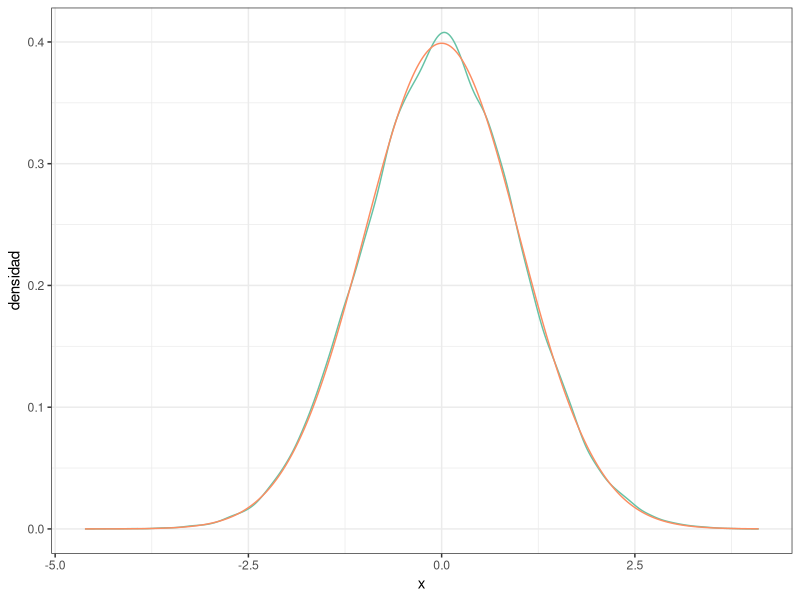
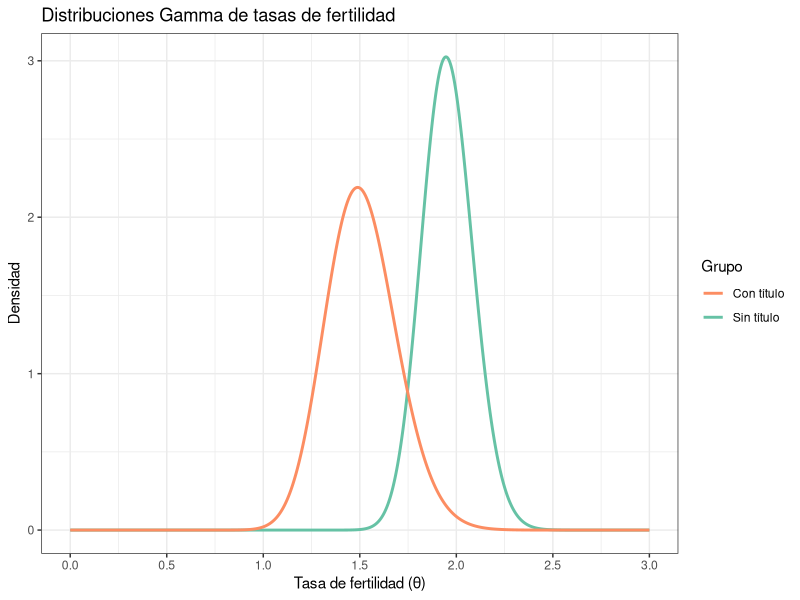

The R script that drew these images, in order:
## ---- chunk 1
#| message: false

# Paquetes:
library(tidyverse)
library(RColorBrewer)


# Configuración de la salida gráfica:

PALETA <- brewer.pal(8, "Set2") # Colores por defecto
color_defecto  <- PALETA[1]
options(ggplot2.discrete.colour = PALETA)

theme_set(theme_bw()) # Tema "neutro" para la representación gráfica

# Redondea los números reales "inline":
options(digits = 3L)                
options(knitr.digits.signif = FALSE)
## ---- chunk 2
# Tiempo en s para leer un texto estándar en una prueba de lectura de las 2
#   clases de 1º de ESO en un colegio:
clase_1 <- tibble(
  id     = 1:27,
  tiempo = c(
    242, 249, 278, 273, 227, 257, 276, 236, 214, 141, 200, 201, 
    228, 271, 160, 275, 156, 246, 293, 306, 263, 247, 224, 160, 277, 
    168, 250
  )
)

clase_2 <- tibble(
  id     = 1:24,
  tiempo = c(
    195, 176, 237, 258, 226, 254, 292, 212, 215, 298, 235, 244, 
    144, 227, 166, 194, 261, 187, 224, 233, 180, 167, 193, 282
  )
)
## ---- chunk 3
MU_PREVIA     <- 247
SIGMA2_PREVIA <-  34^2
## ---- chunk 4
options(digits = 6)  # Muestra 6 dígitos en total
options(knitr.digits.signif = TRUE)  # Usa dígitos significativos
## ---- chunk 5
n1 <- nrow(clase_1)
ybar1 <- mean(clase_1$tiempo)
sigma2_y1 <- var(clase_1$tiempo)

# Cálculo de μ_post y σ²_post para Clase 1
mu_post1 <- (sigma2_y1 * MU_PREVIA + n1 * SIGMA2_PREVIA * ybar1) / 
            (sigma2_y1 + n1 * SIGMA2_PREVIA)
sigma2_post1 <- (sigma2_y1 * SIGMA2_PREVIA) / 
                (sigma2_y1 + n1 * SIGMA2_PREVIA)

# Resultados redondeados a 2 decimales
round(mu_post1, 2)     
round(sigma2_post1, 2)  
## ---- chunk 6
n2 <- nrow(clase_2)
ybar2 <- mean(clase_2$tiempo)
sigma2_y2 <- var(clase_2$tiempo)

# Cálculo de μ_post y σ²_post para Clase 2
mu_post2 <- (sigma2_y2 * MU_PREVIA + n2 * SIGMA2_PREVIA * ybar2) / 
            (sigma2_y2 + n2 * SIGMA2_PREVIA)
sigma2_post2 <- (sigma2_y2 * SIGMA2_PREVIA) / 
                (sigma2_y2 + n2 * SIGMA2_PREVIA)

# Resultados redondeados a 2 decimales
round(mu_post2, 2)      
round(sigma2_post2, 2)  
## ---- chunk 7
set.seed(20250318)
## ---- chunk 8
# Configuración inicial (semilla para reproducibilidad)
set.seed(20250318)

# Número de muestras de Monte Carlo
N <- 500

# Simulación para Clase 1
muestras_clase1 <- rnorm(N, mean = mu_post1, sd = sqrt(sigma2_post1))

# Simulación para Clase 2
muestras_clase2 <- rnorm(N, mean = mu_post2, sd = sqrt(sigma2_post2))

# Mostrar las primeras 5 muestras de cada clase
head_muestras <- tibble(
  Clase1 = head(muestras_clase1, 5),
  Clase2 = head(muestras_clase2, 5)
)

knitr::kable(
  head_muestras,
  col.names = c("Muestras Clase 1", "Muestras Clase 2"),
  caption = "Primeras 5 muestras de Monte Carlo para cada clase",
  digits = 2
)
## ---- chunk 9
# Estimación Monte Carlo (medias y varianzas)
est_mc_clase1 <- c(
  mean_mc1 = mean(muestras_clase1),
  var_mc1  = var(muestras_clase1)
)

est_mc_clase2 <- c(
  mean_mc2 = mean(muestras_clase2),
  var_mc2  = var(muestras_clase2)
)

# Resultados analíticos (de la Pregunta 1)
est_analitico <- tibble(
  Clase = c("Clase 1", "Clase 2"),
  Media_analitica = c(mu_post1, mu_post2),
  Varianza_analitica = c(sigma2_post1, sigma2_post2),
  Media_MC = c(est_mc_clase1["mean_mc1"], est_mc_clase2["mean_mc2"]),
  Varianza_MC = c(est_mc_clase1["var_mc1"], est_mc_clase2["var_mc2"])
)

# Mostrar comparación
knitr::kable(
  est_analitico,
  col.names = c("Clase", "Media (Analítica)", "Varianza (Analítica)", 
                "Media (MC)", "Varianza (MC)"),
  digits = 2,
  caption = "Comparación entre métodos analítico y Monte Carlo"
)
## ---- chunk 10
# Error estándar de Monte Carlo (SEM) para cada clase
sem_clase1 <- sd(muestras_clase1) / sqrt(N)
sem_clase2 <- sd(muestras_clase2) / sqrt(N)

# Intervalos de confianza al 95% (t-Student, varianzas desconocidas)
ic_clase1 <- mean(muestras_clase1) + qt(c(0.025, 0.975), df = N-1) * sem_clase1
ic_clase2 <- mean(muestras_clase2) + qt(c(0.025, 0.975), df = N-1) * sem_clase2

# Amplitud de los intervalos
amplitud_clase1 <- diff(ic_clase1)
amplitud_clase2 <- diff(ic_clase2)

# Comprobación: ¿Contienen los IC los valores analíticos?
contiene_analitico1 <- (mu_post1 >= ic_clase1[1]) & (mu_post1 <= ic_clase1[2])
contiene_analitico2 <- (mu_post2 >= ic_clase2[1]) & (mu_post2 <= ic_clase2[2])

# Resultados en tabla
resultados_ic <- tibble(
  Clase = c("Clase 1", "Clase 2"),
  Media_MC = c(mean(muestras_clase1), mean(muestras_clase2)),
  SEM = c(sem_clase1, sem_clase2),
  IC_inferior = c(ic_clase1[1], ic_clase2[1]),
  IC_superior = c(ic_clase1[2], ic_clase2[2]),
  Amplitud = c(amplitud_clase1, amplitud_clase2),
  Contiene_Analitico = c(contiene_analitico1, contiene_analitico2)
)

knitr::kable(
  resultados_ic,
  col.names = c("Clase", "Media MC", "SEM", "IC 95% inferior", "IC 95% superior", 
                "Amplitud IC", "¿Incluye valor analítico?"),
  digits = 4,
  caption = "Error estándar e intervalos de confianza de Monte Carlo"
)
## ---- chunk 11
# Varianzas de Monte Carlo de ambas clases (de la Pregunta 3)
sigma_mc1 <- sd(muestras_clase1)
sigma_mc2 <- sd(muestras_clase2)

# Usamos la mayor desviación estándar para ser conservadores
sigma_max <- max(sigma_mc1, sigma_mc2)

# Tamaño muestral necesario para SEM = 0.005
N_requerido <- ceiling((sigma_max / 0.005)^2)  # Redondeo hacia arriba

cat("Tamaño muestral requerido (N):", N_requerido, "\n")

# Nueva simulación con N_requerido (semilla para reproducibilidad)
set.seed(20250318)
nuevas_muestras1 <- rnorm(N_requerido, mean = mu_post1, sd = sqrt(sigma2_post1))
nuevas_muestras2 <- rnorm(N_requerido, mean = mu_post2, sd = sqrt(sigma2_post2))

# SEM para las nuevas muestras
nuevo_sem1 <- sd(nuevas_muestras1) / sqrt(N_requerido)
nuevo_sem2 <- sd(nuevas_muestras2) / sqrt(N_requerido)

cat("SEM Clase 1 con N =", N_requerido, ":", round(nuevo_sem1, 5), "\n")
cat("SEM Clase 2 con N =", N_requerido, ":", round(nuevo_sem2, 5), "\n")
## ---- chunk 12
# Intervalos de credibilidad Monte Carlo (percentiles 0.5% y 99.5%)
ic99_mc1 <- quantile(nuevas_muestras1, probs = c(0.005, 0.995))
ic99_mc2 <- quantile(nuevas_muestras2, probs = c(0.005, 0.995))

# Intervalos analíticos (qnorm)
ic99_analitico1 <- qnorm(c(0.005, 0.995), mean = mu_post1, sd = sqrt(sigma2_post1))
ic99_analitico2 <- qnorm(c(0.005, 0.995), mean = mu_post2, sd = sqrt(sigma2_post2))

# Tabla comparativa
resultados_ic99 <- tibble(
  Método = rep(c("Monte Carlo", "Analítico"), each = 2),
  Clase = rep(c("Clase 1", "Clase 2"), times = 2),
  IC_inferior = c(ic99_mc1[1], ic99_mc2[1], ic99_analitico1[1], ic99_analitico2[1]),
  IC_superior = c(ic99_mc1[2], ic99_mc2[2], ic99_analitico1[2], ic99_analitico2[2])
)

knitr::kable(
  resultados_ic99,
  col.names = c("Método", "Clase", "Límite inferior (0.5%)", "Límite superior (99.5%)"),
  digits = 2,
  caption = "Intervalos de credibilidad al 99%"
)

# Cuartiles Monte Carlo
cuartiles_mc1 <- quantile(nuevas_muestras1, probs = c(0.25, 0.5, 0.75))
cuartiles_mc2 <- quantile(nuevas_muestras2, probs = c(0.25, 0.5, 0.75))

# Cuartiles analíticos
cuartiles_analitico1 <- qnorm(c(0.25, 0.5, 0.75), mean = mu_post1, sd = sqrt(sigma2_post1))
cuartiles_analitico2 <- qnorm(c(0.25, 0.5, 0.75), mean = mu_post2, sd = sqrt(sigma2_post2))

# Tabla comparativa
resultados_cuartiles <- tibble(
  Método = rep(c("Monte Carlo", "Analítico"), each = 6),
  Clase = rep(rep(c("Clase 1", "Clase 2"), each = 3), times = 2),
  Cuartil = rep(c("Q1 (25%)", "Q2 (50%)", "Q3 (75%)"), times = 4),
  Valor = c(cuartiles_mc1, cuartiles_mc2, cuartiles_analitico1, cuartiles_analitico2)
)

knitr::kable(
  pivot_wider(resultados_cuartiles, names_from = Cuartil, values_from = Valor),
  digits = 2,
  caption = "Comparación de cuartiles entre métodos"
)

# Probabilidades Monte Carlo
prob_mc1 <- mean(nuevas_muestras1 < MU_PREVIA)
prob_mc2 <- mean(nuevas_muestras2 < MU_PREVIA)

# Probabilidades analíticas (pnorm)
prob_analitico1 <- pnorm(MU_PREVIA, mean = mu_post1, sd = sqrt(sigma2_post1))
prob_analitico2 <- pnorm(MU_PREVIA, mean = mu_post2, sd = sqrt(sigma2_post2))

# Tabla comparativa
resultados_prob <- tibble(
  Clase = c("Clase 1", "Clase 2"),
  Monte_Carlo = c(prob_mc1, prob_mc2),
  Analítico = c(prob_analitico1, prob_analitico2),
  Diferencia = abs(c(prob_mc1 - prob_analitico1, prob_mc2 - prob_analitico2))
)

knitr::kable(
  resultados_prob,
  col.names = c("Clase", "Monte Carlo", "Analítico", "Diferencia"),
  digits = 5,
  caption = "Probabilidad P(μ < μ_pob)"
)
## ---- chunk 13
# Simulamos las diferencias (mu_mc2 - mu_mc1) con las muestras de alta precisión (Pregunta 5)
prob_mc <- mean(nuevas_muestras2 > nuevas_muestras1)

cat("Probabilidad Monte Carlo (μ₂ > μ₁):", round(prob_mc, 4), "\n")
## ---- chunk 14
# Parámetros de la diferencia
mu_diff <- mu_post2 - mu_post1
sigma_diff <- sqrt(sigma2_post1 + sigma2_post2)

# Probabilidad P(μ₂ > μ₁) = P(μ₂ - μ₁ > 0)
prob_analitica <- 1 - pnorm(0, mean = mu_diff, sd = sigma_diff)

cat("Probabilidad analítica (μ₂ > μ₁):", round(prob_analitica, 4), "\n"
    )
## ---- chunk 15
# Aleatorizamos las muestras de la Clase 1 (podría ser cualquiera)
muestras_clase1_aleatorizadas <- sample(nuevas_muestras1)  # ¡Sin reemplazo! 

# Recalculamos la probabilidad P(μ₂ > μ₁) con las muestras aleatorizadas
prob_aleatorizada <- mean(nuevas_muestras2 > muestras_clase1_aleatorizadas)

cat("Probabilidad original (μ₂ > μ₁):", round(mean(nuevas_muestras2 > nuevas_muestras1), 4), "\n")
cat("Probabilidad con Clase 1 aleatorizada:", round(prob_aleatorizada, 4), "\n")
## ---- chunk 16
N_MC <- 50000L # Tamaño muestral para la simulación de la distribuión.

muestras_norm <- rnorm(N_MC) # Simulamos las muestras de la distribución

densidad_norm <- density(muestras_norm) # `density()` aplica el "suavizado"

# Convertimos la densidad en un "tibble" para manejarla más fácilmente 
densidad_normal <- tibble(
  x        = densidad_norm$x, # `x` == variable aleatoria
  densidad = densidad_norm$y
)

# Podemos representar la densidad gráficamente, junto con la curva normal:
densidad_normal |>
  mutate(dens_analitica = dnorm(x)) |>
  ggplot(aes(x, densidad)) +
  geom_line(color = color_defecto) +
  geom_line(aes(y = dens_analitica), color = PALETA[2])

# Obtenemos el valor de la moda:
estimador_map <- densidad_normal |> slice(which.max(densidad))
densidad_max  <- estimador_map |> pull(densidad)
moda          <- estimador_map |> pull(x)
## ---- chunk 17
# Estimación MAP para Clase 1
densidad_clase1 <- density(nuevas_muestras1)
map_clase1 <- densidad_clase1$x[which.max(densidad_clase1$y)]

# Estimación MAP para Clase 2
densidad_clase2 <- density(nuevas_muestras2)
map_clase2 <- densidad_clase2$x[which.max(densidad_clase2$y)]

cat("MAP Clase 1 (Monte Carlo):", round(map_clase1, 2), "\n")
cat("MAP Clase 2 (Monte Carlo):", round(map_clase2, 2), "\n")
## ---- chunk 18
cat("MAP Clase 1 (Analítico):", round(mu_post1, 2), "\n")
cat("MAP Clase 2 (Analítico):", round(mu_post2, 2), "\n")
## ---- chunk 19
# Parámetros Gamma (shape = α, rate = β)
theta_sin <- list(shape = 219, rate = 112)  # Sin título universitario
theta_con <- list(shape = 68, rate = 45)    # Con título universitario

# Límites del eje x (0 a 3, paso 0.002)
x_vals <- seq(0, 3, by = 0.002)
ggplot() +
  # Densidad Gamma para "Sin título" (color_defecto = PALETA[1])
  geom_line(
    aes(x = x_vals, y = dgamma(x_vals, shape = theta_sin$shape, rate = theta_sin$rate), 
        color = "Sin título"), 
    linewidth = 1
  ) +
  # Densidad Gamma para "Con título" (PALETA[2])
  geom_line(
    aes(x = x_vals, y = dgamma(x_vals, shape = theta_con$shape, rate = theta_con$rate), 
        color = "Con título"), 
    linewidth = 1
  ) +
  # Ajustes estéticos
  labs(
    title = "Distribuciones Gamma de tasas de fertilidad",
    x = "Tasa de fertilidad (θ)",
    y = "Densidad",
    color = "Grupo"
  ) +
  scale_x_continuous(breaks = seq(0, 3, 0.5)) +
  scale_color_manual(values = c("Sin título" = color_defecto, "Con título" = PALETA[2])) +
  theme_bw()  # Aplicamos el tema especificado
## ---- chunk 20
set.seed(123)  # Reproducibilidad
N <- 205000

# Muestras Gamma
theta_sin <- rgamma(N, shape = 219, rate = 112)
theta_con <- rgamma(N, shape = 68, rate = 45)

# Probabilidad P(θ_sin > θ_con)
prob <- mean(theta_sin > theta_con)

# Error estándar empírico
sem_empirico <- sd(theta_sin > theta_con) / sqrt(N)

# Intervalo de confianza al 99%
ic_lower <- prob - qnorm(0.995) * sem_empirico
ic_upper <- prob + qnorm(0.995) * sem_empirico

cat("Probabilidad estimada P(θ_sin > θ_con):", round(prob, 3), "\n")
cat("Intervalo de confianza al 99%: [", round(ic_lower, 3), ", ", round(ic_upper, 3), "]\n", sep = "")
cat("Error estándar empírico:", round(sem_empirico, 5), "\n")
